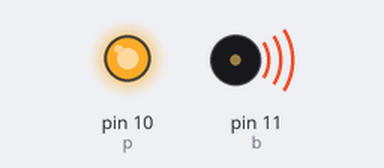
Recording of a sketch running on a simulated Arduino Uno, built with avr-gcc and run on an emulated ATmega328P. Parts: output pins drawn as LEDs (lit = HIGH), buzzer (waves = sounding).

Above: at 0.3 s.
At 12.0 s:
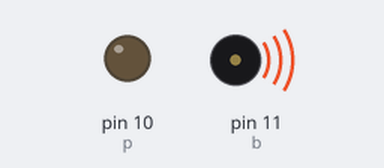
Timing chart, 0 to 12.7 s (numbered marks = the images above):
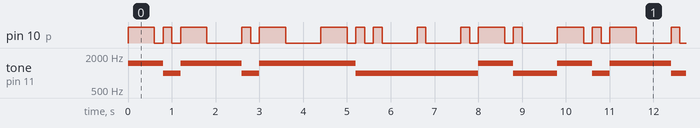

The sketch:

SOS_SIMULATOR.ino
```cpp
int p = 10; // pin LED
int b = 11;  // buzzer
void setup() {
  pinMode(p, OUTPUT);
  pinMode(b, OUTPUT);
}

void loop() {
  String mot = "KADER";
  String morse = tM(mot);

  bM(morse);
}

// fonction texte -> morse
String tM(String s) {
  String m[26] = {
    ".-","-...","-.-.","-..",".","..-.","--.","....","..",".---",
    "-.-",".-..","--","-.","---",".--.","--.-",".-.","...","-",
    "..-","...-",".--","-..-","-.--","--.."
  };

  String r = "";

  for (int i = 0; i < s.length(); i++) {
    char c = toupper(s[i]);

    if (c >= 'A' && c <= 'Z') {
      r += m[c - 'A'];
      r += " ";
    }
  }
  return r;
}

// fonction LED morse + buzzeur
void bM(String s) {
  int d = 200; // durée de base

  for (int i = 0; i < s.length(); i++) {
    char c = s[i];

    if (c == '.') {
      digitalWrite(p, HIGH);
      tone(b,1000);
      delay(d);
      digitalWrite(p, LOW);
    }
    else if (c == '-') {
      digitalWrite(p, HIGH);
      tone(b,1500);
      delay(3 * d);
      digitalWrite(p, LOW);
    }

    delay(d); // pause entre symboles

    if (c == ' ') {
      delay(2 * d); // pause entre lettres
    }
  }
}
```

Measured:
- by itself, pin 10 (p): moves between LOW and HIGH, repeating every 9.8 s
- by itself, tone on pin 11 (b): repeats every 9.8 s: 1000 Hz 0.40 s, 1500 Hz 1.4 s, 1000 Hz 0.40 s, 1500 Hz 2.2 s, 1000 Hz 2.8 s, 1500 Hz 0.80 s, 1000 Hz 1.0 s, 1500 Hz 0.80 s
